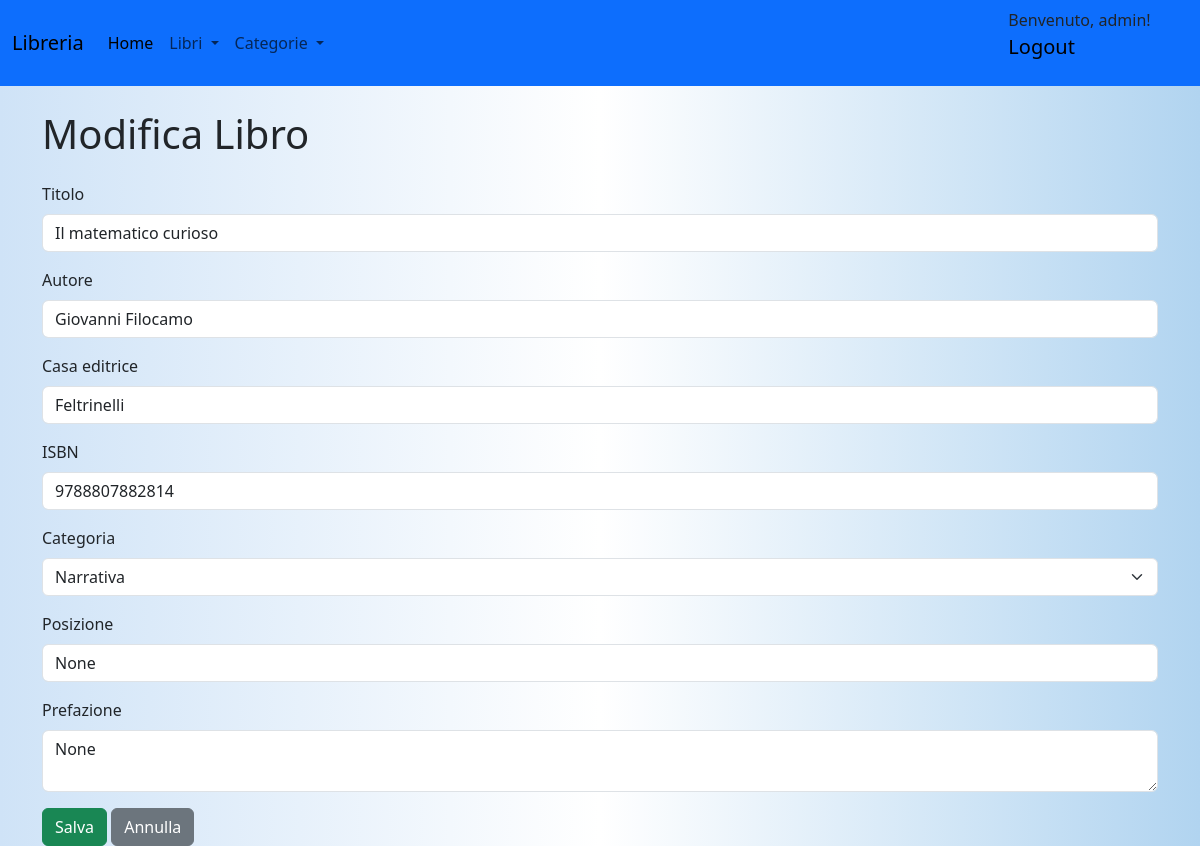
/api/libro/1/edit (signed in), run on the app's committed database.
### models/models.py (models this page shows, shortened)
class Utente(db.Model):
    __tablename__ = "utenti"
    id = db.Column(db.Integer, primary_key=True)
    username = db.Column(db.String(50), unique=True, nullable=False)
    email = db.Column(db.String(100), unique=True, nullable=False)
    password_hash = db.Column(db.String(200), nullable=False)
    @property
    def is_authenticated(self):
        return True

class Libri(db.Model):
    __tablename__ = "libri"
    id = db.Column(db.Integer, primary_key=True)
    titolo = db.Column(db.String(100), nullable=False)
    autore_id = db.Column(db.Integer, db.ForeignKey('autori.id'), nullable=False)
    casa_editrice = db.Column(db.String(50))
    isbn = db.Column(db.String(13))
    categoria_id = db.Column(db.Integer, db.ForeignKey('categorie.id'), nullable=False)
    posizione = db.Column(db.String(20))
    prefazione = db.Column(db.String(5000))

class Autori(db.Model):
    __tablename__ = "autori"
    id = db.Column(db.Integer, primary_key=True)
    nome = db.Column(db.String(25))
    cognome = db.Column(db.String(25))
    libri = db.relationship('Libri', backref='autore', lazy=True)

### routes/libri.py (the view)
@libri_bp.route('/libro/<int:libro_id>/edit', methods=['GET'])
def edit_libro(libro_id):
    libro = get_by_id(libro_id)  # Recupera il libro dal database
    categorie = get_all_categorie()
    return render_template('edit_libro.html', libro=libro, categorie=categorie)

### app.py (called while the page is built)
@login_manager.user_loader
def load_user(user_id):
    return Utente.query.get(int(user_id))

### services/categorie_service.py (called while the page is built)
def get_all_categorie():
    return Categorie.query.all()

### services/libri_service.py (called while the page is built)
def get_by_id(id):
    return Libri.query.get_or_404(id)

### templates/edit_libro.html (shortened to what this page needs)
{% extends "form.html" %}
{% block content %}
<h1>Modifica Libro</h1>
<form action="/api/update_libro/{{ libro.id }}" method="POST" class="mt-4">
    <div class="mb-3">
        <label for="titolo" class="form-label">Titolo</label>
        <input type="text" class="form-control" id="titolo" name="titolo" value="{{ libro.titolo }}" required>
    </div>
    <div class="mb-3">
        <label for="autore" class="form-label">Autore</label>
        <input type="text" class="form-control" id="autore" name="autore"
            value="{{ libro.autore.nome}} {{ libro.autore.cognome}}" required>
    </div>
    <div class="mb-3">
        <label for="casa_editrice" class="form-label">Casa editrice</label>
        <input type="text" class="form-control" id="casa_editrice" name="casa_editrice"
            value="{{ libro.casa_editrice }}" required>
    </div>
    <div class="mb-3">
        <label for="isbn" class="form-label">ISBN</label>
        <input type="text" class="form-control" id="isbn" name="isbn" value="{{ libro.isbn }}" required>
    </div>
    <div class="mb-3">
        <label for="categoria" class="form-label">Categoria</label>
        <select class="form-select" id="categoria" name="categoria_id" required>
            {% for categoria in categorie %}
            <option value="{{ categoria.id }}" {% if categoria.id==libro.categoria_id %}selected{% endif %}>{{
                categoria.categoria }}</option>
            {% endfor %}
        </select>
    </div>
    <div class="mb-3">
        <label for="posizione" class="form-label">Posizione</label>
        <input type="text" class="form-control" id="posizione" name="posizione" value="{{ libro.posizione }}">
    </div>
    <div class="mb-3">
        <label for="prefazione" class="form-label">Prefazione</label>
        <textarea class="form-control" id="prefazione" name="prefazione">{{ libro.prefazione }}</textarea>
    </div>
    <button type="submit" class="btn btn-success">Salva</button>
    <a href="/api/libri" class="btn btn-secondary">Annulla</a>
</form>
{% endblock %}

### templates/form.html (shortened to what this page needs)
<!DOCTYPE html>
<html lang="it">
<head>
    <link href="{{ url_for('static', filename='css/style.css') }}" rel="stylesheet">
    <link href="https://cdn.jsdelivr.net/npm/bootstrap@5.3.2/dist/css/bootstrap.min.css" rel="stylesheet">
    <link href="https://cdnjs.cloudflare.com/ajax/libs/font-awesome/6.5.1/css/all.min.css" rel="stylesheet">
    <link href="https://cdnjs.cloudflare.com/ajax/libs/twitter-bootstrap/5.3.0/css/bootstrap.min.css" rel="stylesheet">
    <link href="https://cdn.datatables.net/2.1.8/css/dataTables.bootstrap5.css" rel="stylesheet">
</head>
<body>
    <nav class="navbar navbar-expand-lg">
        <div class="container-fluid">
            <a class="navbar-brand" href="#">Libreria</a>
            <div class="collapse navbar-collapse" id="navbarSupportedContent">
                <ul class="navbar-nav me-auto mb-2 mb-lg-0">
                    <li class="nav-item">
                        <a class="nav-link active" aria-current="page" href="/home">Home</a>
                    </li>
                    <li class="nav-item dropdown">
                        <a class="nav-link dropdown-toggle" href="#" role="button" data-bs-toggle="dropdown"
                            aria-expanded="false">
                            Libri
                        </a>
                    </li>
                    <li class="nav-item dropdown">
                        <a class="nav-link dropdown-toggle" href="#" role="button" data-bs-toggle="dropdown"
                            aria-expanded="false">
                            Categorie
                        </a>
                    </li>
                </ul>
            </div>
        </div>
        {% if current_user.is_authenticated %}
        <p>Benvenuto, {{ current_user.username }}!
            <a class="navbar-brand" href="{{ url_for('utenti.logout') }}">Logout</a>
        </p>
        {% else %}
        <a class="navbar-brand" href="{{ url_for('utenti.login') }}">Login</a>
        <a class="navbar-brand" href="{{ url_for('utenti.register') }}">Registrati</a>
        {% endif %}
    </nav>
    <div class="container mt-4">
        {% block content %}{% endblock %}
    </div>
</body>
</html>

### static/css/style.css (style rules this page uses)
:root { --primary-color: #4CAF50; --hover-color: #45a049; --background-color: #fff; --btn-primary: #0d6efd; }
body { background: linear-gradient(to right, #cfe3f7, #fff, #b1d4f0); color: #333; font-family: 'Times New Roman', Times, serif; }
nav.navbar { background-color: var(--btn-primary); }

### data on the page
Utente: username "admin"
Libri: titolo "Il matematico curioso", casa_editrice "Feltrinelli", isbn "9788807882814", posizione "None", prefazione "None"
Autori: autore "Giovanni Filocamo"

### other printed values
form field categoria_id "Narrativa"
